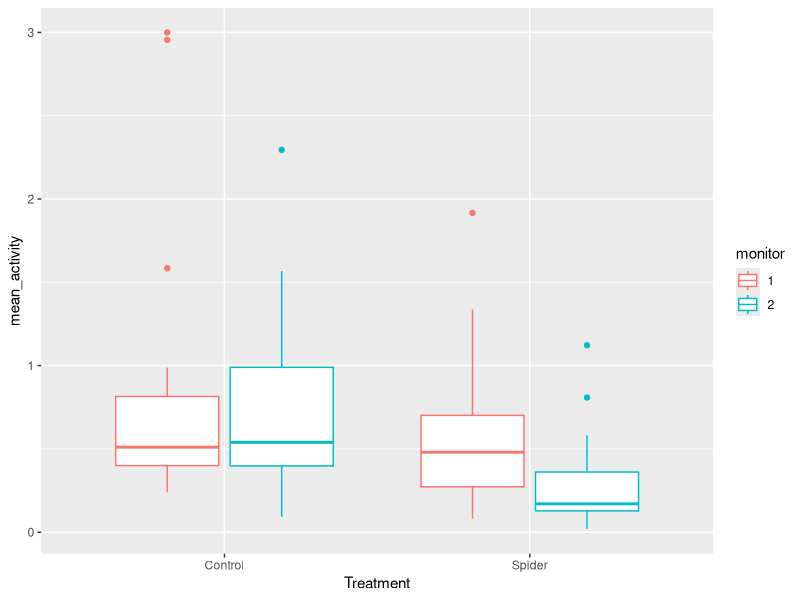
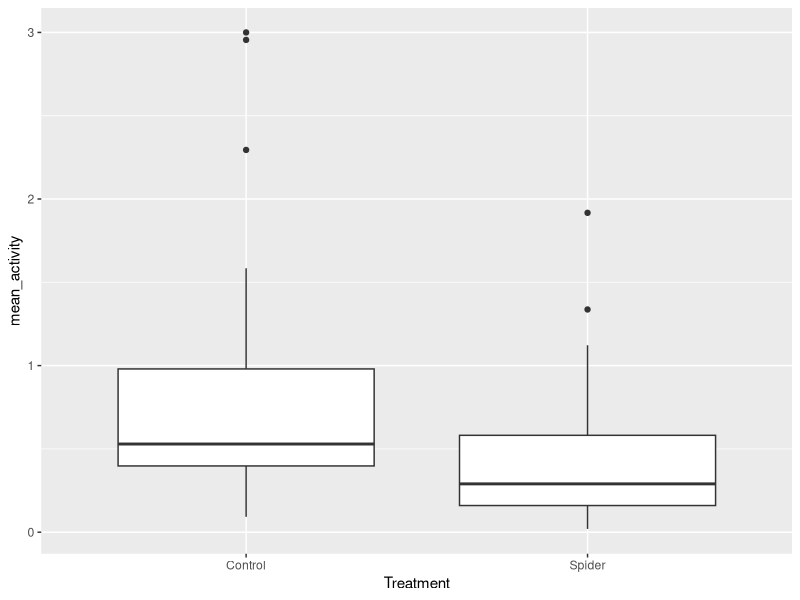

R code for these plots, in order: (Note: this script raises an error after producing the figures.)
#Analysis of nieve flies (Dukas Lab Flies) and activity with only olfactory predatory cues

#From Dukas ReadMe: "Spring 2016 - naive population with predator cues. Note from RD: my color codes on the Excel fiels are yellow for light, orange for spider cues and green for control" 

#Start by getting .txt data.. online conversion?

#Libraries
library(lme4)
library(nlme)
library(tidyr)
library(dplyr)
library(ggplot2)
library(effects)

#Data input: working directory 
setwd("~/Bioinformatics/Long_Term_Data/Data_LongTermPopulationExperiments_Git/Predation_ActivityAggregation/data/Activity_Drosophila_SpiderCues_May2016")

Mon1 <- read.table("DrosophilaActivity_Spider_cues_Monitor1_May2016.txt")
Mon2 <- read.table("DrosophilaActivity_Spider_cues_Monitor2_May2016.txt")

#Variable for monitor:
Mon1$V43 <- 1
Mon2$V43 <- 2

colnames(Mon1) <- c("bin", "date", "time", "signal", "unknown1", "unknown2", "unknown3", "unknown4", "unknown5", "lightON",'vial1', 'vial2', 'vial3', 'vial4', 'vial5', 'vial6', 'vial7', 'vial8', 'vial9', 'vial10', 'vial11', 'vial12', 'vial13', 'vial14', 'vial15', 'vial16', 'vial17', 'vial18', 'vial19', 'vial20', 'vial21', 'vial22', 'vial23', 'vial24', 'vial25', 'vial26', 'vial27', 'vial28', 'vial29', 'vial30', 'vial31', 'vial32', 'monitor')

colnames(Mon2) <- c("bin", "date", "time", "signal", "unknown1", "unknown2", "unknown3", "unknown4", "unknown5", "lightON",'vial1', 'vial2', 'vial3', 'vial4', 'vial5', 'vial6', 'vial7', 'vial8', 'vial9', 'vial10', 'vial11', 'vial12', 'vial13', 'vial14', 'vial15', 'vial16', 'vial17', 'vial18', 'vial19', 'vial20', 'vial21', 'vial22', 'vial23', 'vial24', 'vial25', 'vial26', 'vial27', 'vial28', 'vial29', 'vial30', 'vial31', 'vial32', 'monitor')

#Remove unknowns
Mon1 <- Mon1[,-c(5:9)]
Mon2 <- Mon2[,-c(5:9)]
#Remove unneeded vials (i.e vials 9 - 24)
#14 - 29
Mon1 <- Mon1[,-c(14:29)]
Mon2 <- Mon2[,-c(14:29)]

#Change Day format
Mon1$datetime <- as.POSIXct(paste(Mon1$date, Mon1$time), format="%m/%d/%y %H:%M:%S")
Mon2$datetime <- as.POSIXct(paste(Mon2$date, Mon2$time), format="%m/%d/%y %H:%M:%S")


#Reshape to long
#Episodic_long <- gather(Data_subset, Population, Allele_Freq , ConR1_115:AncestorR1_0, factor_key=TRUE)
Mon1_long <- gather(Mon1, Vial, Activity_counts, vial1:vial32, factor_key = FALSE)
Mon2_long <- gather(Mon2, Vial, Activity_counts, vial1:vial32, factor_key = FALSE)


# To get minute
Mon1_long$minute <- as.numeric(strftime(Mon1_long$datetime, format ="%M"))
Mon2_long$minute <- as.numeric(strftime(Mon2_long$datetime, format ="%M"))
# to get hour
Mon1_long$hour <- as.numeric(strftime(Mon1_long$datetime, format ="%H"))
Mon2_long$hour <- as.numeric(strftime(Mon2_long$datetime, format ="%H"))
# to get day
Mon1_long$day <- as.numeric(strftime(Mon1_long$datetime, format = "%d"))
Mon2_long$day <- as.numeric(strftime(Mon2_long$datetime, format = "%d"))

head(Mon1_long)
head(Mon2_long)


# monitor 1: 
#vials 1-8 == control ----- vials 25-32 == predator
# monitor 2:
#vials 1-8 = predator ------ vials 25- 32 == Control

Mon1_long$Treatment <- ifelse(Mon1_long$Vial == "vial1", "Control", ifelse (Mon1_long$Vial == "vial2", "Control", ifelse(Mon1_long$Vial == "vial3", "Control", ifelse(Mon1_long$Vial == "vial4", "Control", ifelse(Mon1_long$Vial == "vial5", "Control", ifelse(Mon1_long$Vial == "vial6", "Control", ifelse(Mon1_long$Vial == "vial7", "Control", ifelse(Mon1_long$Vial == "vial8", "Control","Spider"))))))))

Mon2_long$Treatment <- ifelse(Mon2_long$Vial == "vial1", "Spider", ifelse (Mon2_long$Vial == "vial2", "Spider", ifelse(Mon2_long$Vial == "vial3", "Spider", ifelse(Mon2_long$Vial == "vial4", "Spider", ifelse(Mon2_long$Vial == "vial5", "Spider", ifelse(Mon2_long$Vial == "vial6", "Spider", ifelse(Mon2_long$Vial == "vial7", "Spider", ifelse(Mon2_long$Vial == "vial8", "Spider","Control"))))))))

Act_long <- rbind(Mon1_long, Mon2_long)

#Make individual codes for each ??? -- look at old code?


#Note; one column (when dark == purple on excel) has a jump in activity of 1 for that time minute--> both monitors == bin 595

#Forgot this:
head(Act_long)
Act_long$monitor <- as.factor(Act_long$monitor)
Act_long$Treatment <- as.factor(Act_long$Treatment)
Act_long$day <- as.factor(Act_long$day)
Act_long$Vial <- as.factor(Act_long$Vial)
#Quick look at daily activity

day_act <- Act_long %>%
  group_by(Treatment, monitor, Vial, day) %>%
  summarise(mean_activity=mean(Activity_counts))


#lattice::bwplot(mean_activity ~ as.factor(Treatment), data=day_act)
#lattice::bwplot(mean_activity ~ as.factor(monitor):as.factor(day), data=day_act)

#My own plots (ggplot which I know better)

#p1 <- ggplot(data = day_act, aes(x = monitor, y = mean_activity, colour = Treatment))
#p1+geom_boxplot()

plo2 <- ggplot(data = day_act, aes(x = Treatment, y = mean_activity, colour = monitor))
plo2+geom_boxplot()

plo3 <- ggplot(data = day_act, aes(Treatment, mean_activity))
plo3+geom_boxplot()

#Moved above to Act_long
#day_act$Treatment <- as.factor(day_act$Treatment)
#day_act$day <- as.factor(day_act$day)
#day_act$monitor <- as.factor(day_act$monitor)


#copied model from Ian Script (June2015)

#changed some: look at old (diff)
head(day_act)
day_act.lmer <- lmer(mean_activity ~ Treatment + day + Vial + monitor + (1|day), data=day_act)
car::Anova(day_act.lmer)
summary(day_act.lmer)
confint(day_act.lmer)
plot(allEffects(day_act.lmer))

head(Act_long)
#All effects:
#Act_mod <- lmer(Activity_counts ~ 1 + Treatment + date + Vial + monitor + (1|date), data = Act_long)
#plot(allEffects(Act_mod))

#Act_all <- Act_long %>%
#  group_by(Treatment, Vial, monitor, day, lightON, time) %>%
#  summarise(meanActivity = mean(Activity_counts))
#act_all_mod <- lmer(meanActivity ~ 1 + Treatment + day + Vial + monitor + lightON + time + (1|day), data = Act_all)


#Hourly Average:
head(Act_long)
act_hour <- Act_long %>%
  group_by(Treatment, Vial, monitor, day, hour) %>%
  summarise(activity_counts = sum(Activity_counts))

#Ian script calls for individuals (did not need above but needed for auto correlation?)

act_hour$individual <- with(act_hour, interaction(day, Vial, monitor, drop=FALSE))

#Ians Boxplot method
with(act_hour, boxplot(activity_counts ~ hour))

#My Boxplot
act_hour$hour <- as.factor(act_hour$hour)
hour_gg <- ggplot(act_hour, aes(x=hour, y= activity_counts, colour=Treatment))
hour_gg + geom_boxplot()


##Possibly need to shift times to start of experiment?
#head(Mon1)
#head(Mon2)
Mon2$time
#Start time = first reading == 12:00
#shift times by 12 hours:
act_hour$hour <- as.numeric(act_hour$hour)
act_hour$hour_shift <- ifelse(act_hour$hour >= 12, (act_hour$hour - 12), (act_hour$hour +12))

#Ian Plot
with(act_hour, boxplot(activity_counts ~ hour_shift))
#My plot
act_hour$hour_shift
act_hour$hour_shift <- as.factor(act_hour$hour_shift)
hourshift_gg <- ggplot(act_hour, aes(x=hour_shift, y= activity_counts, colour=Treatment))
hourshift_gg + geom_boxplot()


head(act_hour)
#Light or Dark -- light on at ~10am, off at 22:00
#Do before hour shifting? -- don't use hour shift and it works
#Actually off at 22:05 and on at 10:05???????????????????????

act_hour$light <- with(act_hour, ifelse(hour >= 10 & hour < 22, "light", "dark"))

hour.mod <- lm(activity_counts ~ Treatment + hour_shift + monitor + day,data=act_hour)
summary(hour.mod)
pacf(resid(hour.mod))

#Auto-correlation:
#act_hour$individual <- as.factor(act_hour$individual)
#act_hour$hour_shift <- as.factor(act_hour$hour_shift)

#??gls
#generalized least squares

correl_mod <- gls(activity_counts ~ Treatment + hour_shift + monitor + day, correlation = corAR1(form = ~ 1|hour_shift), data=act_hour)
anova(correl_mod)
summary(correl_mod)
acf(resid(correl_mod))

#With light
act_cor_light_mod <- gls(activity_counts ~ Treatment + light + light:Treatment +  hour_shift + monitor + day, correlation = corAR1(form =~1|hour_shift), control = list(singular.ok = TRUE), data=act_hour)
summary(act_cor_light_mod)
confint(act_cor_light_mod)


#Same Plot:::::
act_hour$hour_shift <- as.numeric(act_hour$hour_shift)


with(act_hour, plot(activity_counts ~ jitter(hour_shift), pch=20, cex=0.1))
lines(smooth.spline(y=act_hour$activity_counts, x = act_hour$hour_shift))
lines(lowess(act_hour$activity_counts ~ act_hour$hour_shift, f=0.1), col="red")


with(act_hour[act_hour$Treatment=="Control",], 
     plot(activity_counts ~ jitter(hour_shift, factor=1.3), pch=20, cex=0.2,
          xlab ="hours after initiation", ylab = "hourly activity",
          main = "Activity: Lab Flies ",
          ylim=c(0,400)))

with(act_hour[act_hour$Treatment=="Control",], lines(smooth.spline(y=activity_counts, x = hour_shift),lwd=2))

with(act_hour[act_hour$Treatment=="Spider",], points(activity_counts ~ jitter(hour_shift, factor=1.3), pch=20, cex=0.2, col="red"))
with(act_hour[act_hour$Treatment=="Spider",], lines(smooth.spline(y=activity_counts, x = hour_shift), col="red", lwd=2))


legend(x=15, y=400, legend=c("Control", "Spider"), pch=20, col=c(1, "red"))

#Check that the rectangle is for light! == Yes == Remember -- actually off by ~ few minutes of light vs. Dark (10:05...)

#Change when lights went on.. 10:00 am, start was noon (lights already on..., off at 10 at night -- shift == off at "10" after 0, on at 22)
rect(xleft=0, xright=10, ybottom = 0, ytop = 830, col="#ffff0032", border=NA)
rect(xleft=22, xright=24, ybottom = 0, ytop = 830, col="#ffff0032", border=NA)
